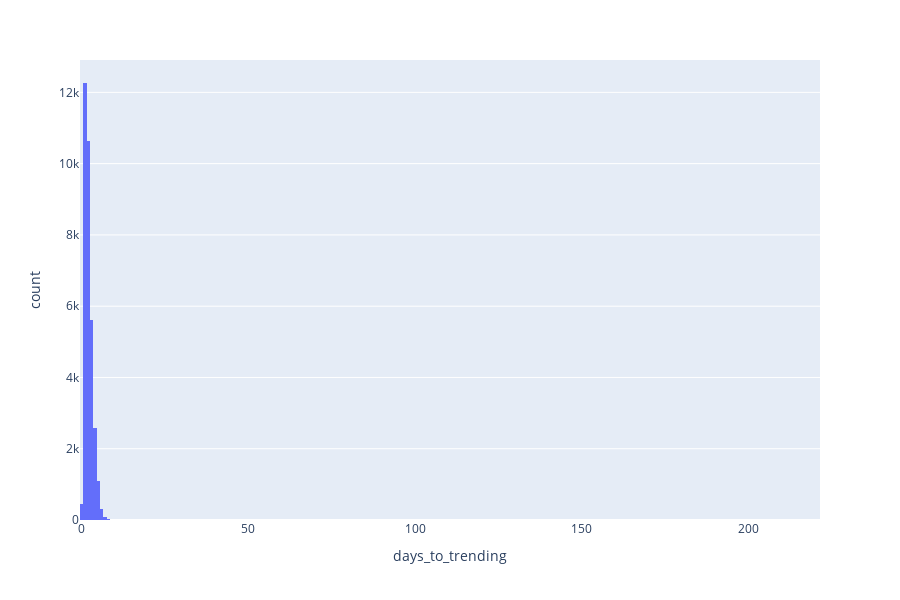

Here is the notebook cell this chart was saved with:
### Markdown cell above
## EDAs

### Code cell
px.histogram(df, x='days_to_trending')

### Figure 1 — Plotly figure (JSON) as saved in the notebook; plotly's stock layout.template omitted (floating-point values rounded to 4 significant figures; data arrays with more than 128 entries replaced by an {"elided": "..."} marker saying what was removed)
{"data": [{"alignmentgroup": "True", "bingroup": "x", "hoverlabel": {"namelength": 0}, "hovertemplate": "days_to_trending=%{x}<br>count=%{y}", "legendgroup": "", "marker": {"color": "#636efa"}, "name": "", "offsetgroup": "", "orientation": "v", "showlegend": false, "type": "histogram", "x": {"elided": "33089 int values"}, "xaxis": "x", "yaxis": "y"}], "layout": {"barmode": "relative", "height": 600, "legend": {"tracegroupgap": 0}, "margin": {"t": 60}, "xaxis": {"anchor": "y", "domain": [0, 1], "title": {"text": "days_to_trending"}}, "yaxis": {"anchor": "x", "domain": [0, 1], "title": {"text": "count"}}}}
